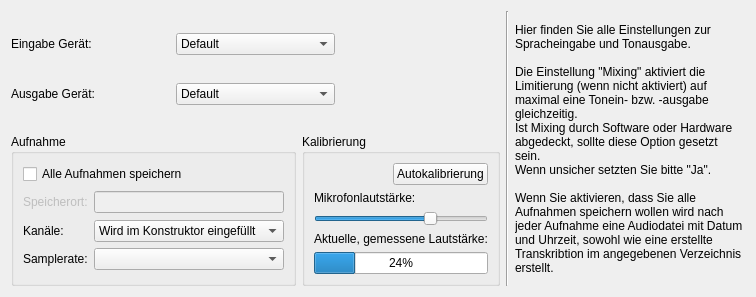
     <widget class="QWidget" name="page_2" >
      <layout class="QHBoxLayout" >
       <item>
        <layout class="QVBoxLayout" >
         <item>
          <layout class="QHBoxLayout" >
           <item>
            <layout class="QGridLayout" >
             <property name="leftMargin" >
              <number>0</number>
             </property>
             <property name="topMargin" >
              <number>0</number>
             </property>
             <property name="rightMargin" >
              <number>0</number>
             </property>
             <property name="bottomMargin" >
              <number>0</number>
             </property>
             <property name="horizontalSpacing" >
              <number>6</number>
             </property>
             <property name="verticalSpacing" >
              <number>6</number>
             </property>
             <item row="0" column="1" >
              <widget class="QComboBox" name="cbInDevice" >
               <item>
                <property name="text" >
                 <string>Default</string>
                </property>
               </item>
              </widget>
             </item>
             <item row="0" column="0" >
              <widget class="QLabel" name="lbInDevice" >
               <property name="text" >
                <string>Eingabe Gerät:</string>
               </property>
              </widget>
             </item>
             <item row="1" column="0" >
              <widget class="QLabel" name="lbOutDevice" >
               <property name="text" >
                <string>Ausgabe Gerät:</string>
               </property>
              </widget>
             </item>
             <item row="1" column="1" >
              <widget class="QComboBox" name="cbOutDevice" >
               <item>
                <property name="text" >
                 <string>Default</string>
                </property>
               </item>
              </widget>
             </item>
            </layout>
           </item>
           <item>
            <widget class="QWidget" native="1" name="widget" >
             <property name="minimumSize" >
              <size>
               <width>159</width>
               <height>117</height>
              </size>
             </property>
             <property name="maximumSize" >
              <size>
               <width>159</width>
               <height>16777215</height>
              </size>
             </property>
             <widget class="QLabel" name="lbDirectX" >
              <property name="geometry" >
               <rect>
                <x>0</x>
                <y>0</y>
                <width>163</width>
                <height>129</height>
               </rect>
              </property>
              <property name="maximumSize" >
               <size>
                <width>169</width>
                <height>16777215</height>
               </size>
              </property>
              <property name="text" >
               <string/>
              </property>
              <property name="pixmap" >
               <pixmap resource="../simon.qrc" >:/images/directX.png</pixmap>
              </property>
             </widget>
             <widget class="QLabel" name="lbALSA" >
              <property name="geometry" >
               <rect>
                <x>24</x>
                <y>4</y>
                <width>113</width>
                <height>113</height>
               </rect>
              </property>
              <property name="text" >
               <string/>
              </property>
              <property name="pixmap" >
               <pixmap resource="../simon.qrc" >:/images/alsalogo.gif</pixmap>
              </property>
              <property name="scaledContents" >
               <bool>true</bool>
              </property>
             </widget>
            </widget>
           </item>
          </layout>
         </item>
         <item>
          <layout class="QHBoxLayout" >
           <item>
            <widget class="QGroupBox" name="groupBox" >
             <property name="title" >
              <string>Aufnahme</string>
             </property>
             <layout class="QVBoxLayout" >
              <item>
               <widget class="QCheckBox" name="cbSaveAllRecordings" >
                <property name="text" >
                 <string>Alle Aufnahmen speichern</string>
                </property>
               </widget>
              </item>
              <item>
               <layout class="QHBoxLayout" >
                <item>
                 <widget class="QLabel" name="lbSaveRecordingsTo" >
                  <property name="enabled" >
                   <bool>false</bool>
                  </property>
                  <property name="text" >
                   <string>Speicherort:</string>
                  </property>
                 </widget>
                </item>
                <item>
                 <widget class="QLineEdit" name="leSaveRecordingsTo" >
                  <property name="enabled" >
                   <bool>false</bool>
                  </property>
                 </widget>
                </item>
               </layout>
              </item>
              <item>
               <layout class="QGridLayout" >
                <property name="leftMargin" >
                 <number>0</number>
                </property>
                <property name="topMargin" >
                 <number>0</number>
                </property>
                <property name="rightMargin" >
                 <number>0</number>
                </property>
                <property name="bottomMargin" >
                 <number>0</number>
                </property>
                <property name="horizontalSpacing" >
                 <number>6</number>
                </property>
                <property name="verticalSpacing" >
                 <number>6</number>
                </property>
                <item row="0" column="0" >
                 <widget class="QLabel" name="lbChannels" >
                  <property name="text" >
                   <string>Kanäle:</string>
                  </property>
                 </widget>
                </item>
                <item row="0" column="1" >
                 <widget class="QComboBox" name="cbChannels" >
                  <property name="currentIndex" >
                   <number>0</number>
                  </property>
                  <item>
                   <property name="text" >
                    <string>Wird im Konstruktor eingefüllt</string>
                   </property>
                  </item>
                 </widget>
                </item>
                <item row="1" column="0" >
                 <widget class="QLabel" name="lbSamplerate" >
                  <property name="text" >
                   <string>Samplerate:</string>
                  </property>
                 </widget>
                </item>
                <item row="1" column="1" >
                 <widget class="QComboBox" name="cbSampleRate" />
                </item>
               </layout>
              </item>
             </layout>
            </widget>
           </item>
           <item>
            <widget class="QGroupBox" name="gbCalibrate" >
             <property name="title" >
              <string>Kalibrierung</string>
             </property>
             <layout class="QVBoxLayout" >
              <item>
               <layout class="QHBoxLayout" >
                <item>
                 <spacer>
                  <property name="orientation" >
                   <enum>Qt::Horizontal</enum>
                  </property>
                  <property name="sizeHint" >
                   <size>
                    <width>40</width>
                    <height>20</height>
                   </size>
                  </property>
                 </spacer>
                </item>
                <item>
                 <widget class="QPushButton" name="pbAutoCalibrate" >
                  <property name="text" >
                   <string>Autokalibrierung</string>
                  </property>
                 </widget>
                </item>
               </layout>
              </item>
              <item>
               <layout class="QVBoxLayout" >
                <item>
                 <widget class="QLabel" name="label_3" >
                  <property name="text" >
                   <string>Mikrofonlautstärke:</string>
                  </property>
                 </widget>
                </item>
                <item>
                 <widget class="QSlider" name="hsMic" >
                  <property name="value" >
                   <number>68</number>
                  </property>
                  <property name="orientation" >
                   <enum>Qt::Horizontal</enum>
                  </property>
                  <property name="tickInterval" >
                   <number>0</number>
                  </property>
                 </widget>
                </item>
               </layout>
              </item>
              <item>
               <layout class="QVBoxLayout" >
                <item>
                 <widget class="QLabel" name="lbActLoudness" >
                  <property name="text" >
                   <string>Aktuelle, gemessene Lautstärke:</string>
                  </property>
                 </widget>
                </item>
                <item>
                 <widget class="QProgressBar" name="pbLoudness" >
                  <property name="value" >
                   <number>24</number>
                  </property>
                  <property name="orientation" >
                   <enum>Qt::Horizontal</enum>
                  </property>
                 </widget>
                </item>
               </layout>
              </item>
             </layout>
            </widget>
           </item>
          </layout>
         </item>
        </layout>
       </item>
       <item>
        <widget class="Line" name="liSep1_2" >
         <property name="orientation" >
          <enum>Qt::Vertical</enum>
         </property>
        </widget>
       </item>
       <item>
        <widget class="QLabel" name="lbHelpSystem_2" >
         <property name="sizePolicy" >
          <sizepolicy vsizetype="Preferred" hsizetype="Fixed" >
           <horstretch>0</horstretch>
           <verstretch>0</verstretch>
          </sizepolicy>
         </property>
         <property name="minimumSize" >
          <size>
           <width>230</width>
           <height>0</height>
          </size>
         </property>
         <property name="maximumSize" >
          <size>
           <width>230</width>
           <height>16777215</height>
          </size>
         </property>
         <property name="text" >
          <string>Hier finden Sie alle Einstellungen zur Spracheingabe und Tonausgabe.

Die Einstellung "Mixing" aktiviert die Limitierung (wenn nicht aktiviert) auf maximal eine Tonein- bzw. -ausgabe gleichzeitig.
Ist Mixing durch Software oder Hardware abgedeckt, sollte diese Option gesetzt sein.
Wenn unsicher setzten Sie bitte "Ja".

Wenn Sie aktivieren, dass Sie alle Aufnahmen speichern wollen wird nach jeder Aufnahme eine Audiodatei mit Datum und Uhrzeit, sowohl wie eine erstellte Transkribtion im angegebenen Verzeichnis erstellt.</string>
         </property>
         <property name="wordWrap" >
          <bool>true</bool>
         </property>
        </widget>
       </item>
      </layout>
     </widget>
